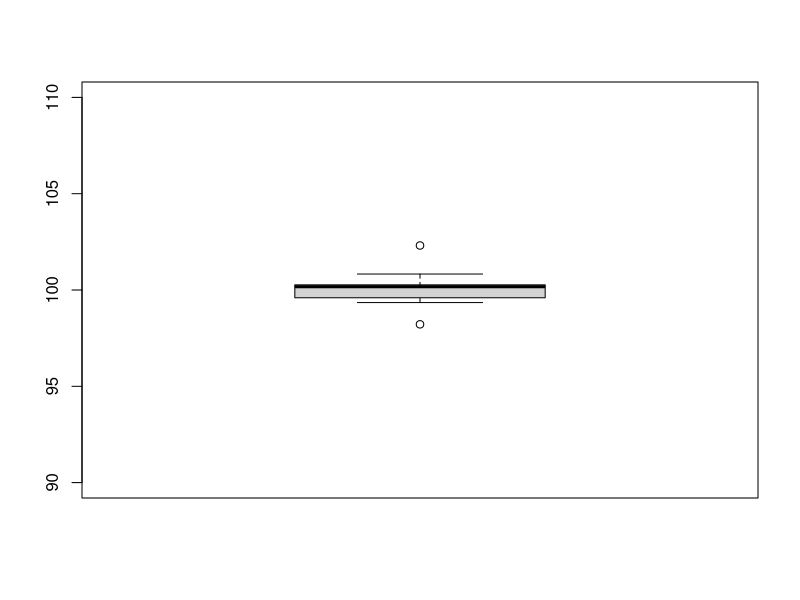
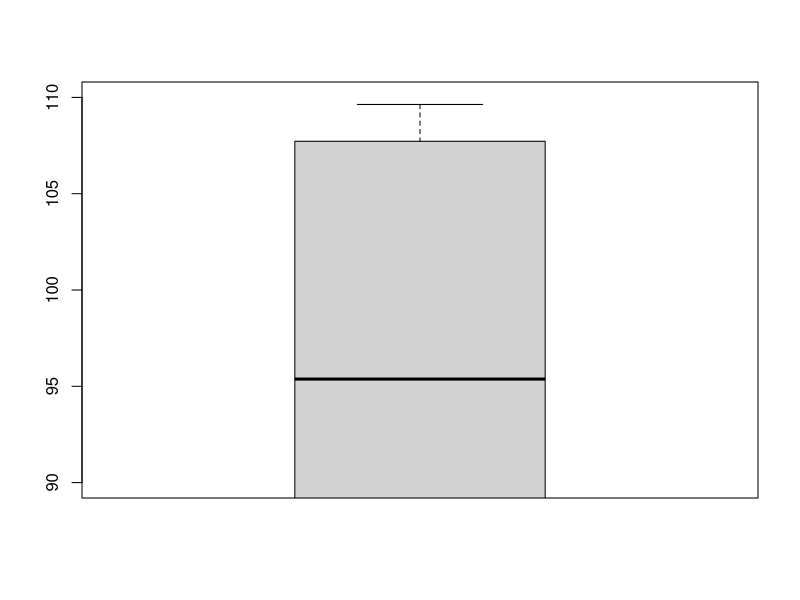
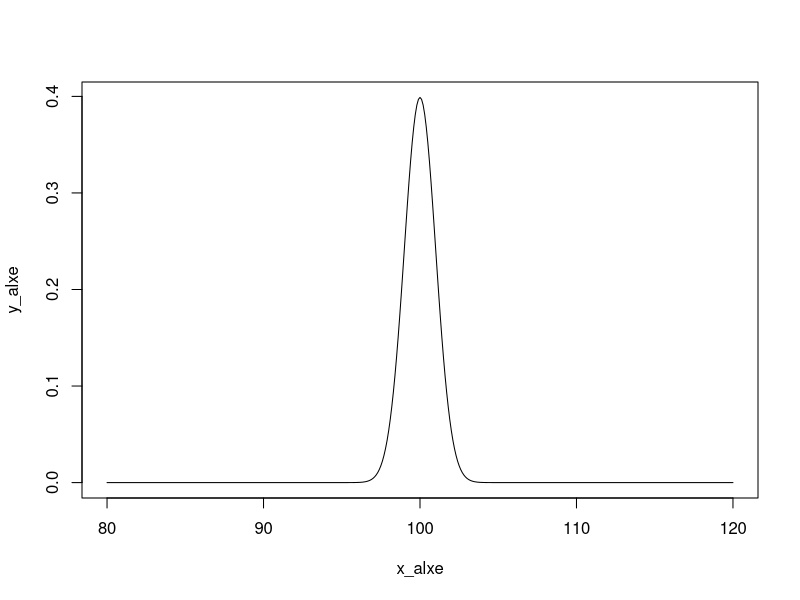
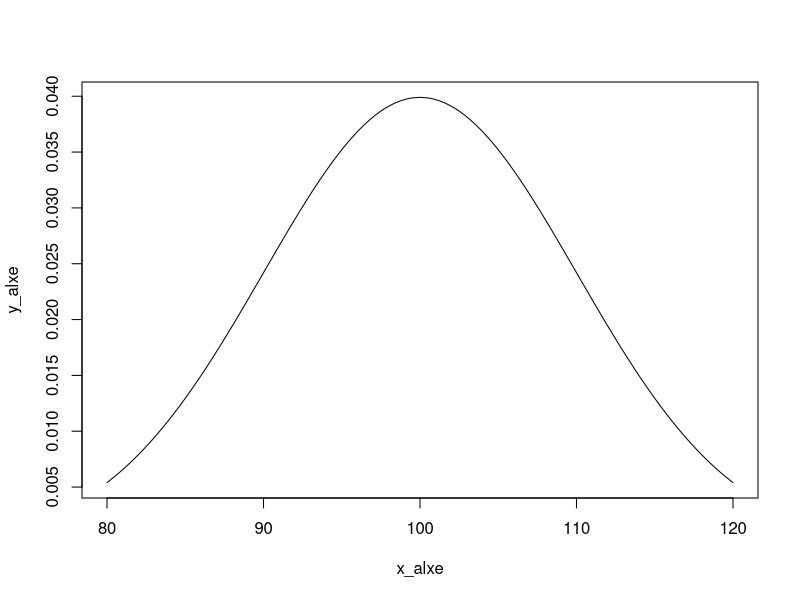

These figures' R source, in order:
## ---- chunk 1
knitr::opts_chunk$set(echo = TRUE)
## ---- chunk 2
help(rnorm)
q1_1=rnorm(10,mean=100,sd=1)
q1_2=rnorm(10,mean=100,sd=10)
summary(q1_1)
summary(q1_2)
# plot the x and y
boxplot(q1_1,ylim=c(90,110))
boxplot(q1_2,ylim=c(90,110))
## ---- chunk 3
x_alxe=seq(80, 120, by = .1)
y_alxe=dnorm(x_alxe, mean = 100, sd = 1)
plot(x_alxe,y_alxe,type="l")
## ---- chunk 4
x_alxe=seq(80, 120, by = .1)
y_alxe=dnorm(x_alxe, mean = 100, sd = 10)
plot(x_alxe,y_alxe,type="l")
## ---- chunk 5
q2_df=rnorm(10,mean=45,sd=1)
t.test(q2_df, mu = 50)
#df =n-1= 9
## ---- chunk 6
# compare with mu by hand
q2_mean=mean(q2_df)
q2_se=sd(q2_df)/sqrt(10)
p5_2tail=qt(c(.025, .975), df=9)
CI95_lower=q2_mean+p5_2tail[1]*q2_se
CI95_upper=q2_mean+p5_2tail[2]*q2_se
CI95_lower
CI95_upper
## ---- chunk 7
q2_df=rnorm(10,mean=45,sd=1)
q3_df=rnorm(10,mean=47,sd=1)
t.test(q2_df,q3_df,var.equal = TRUE)
# df =N-2=2n-2=18
## ---- chunk 8
t.test(q2_df,q3_df, paired = T)
# df =n-1=9
